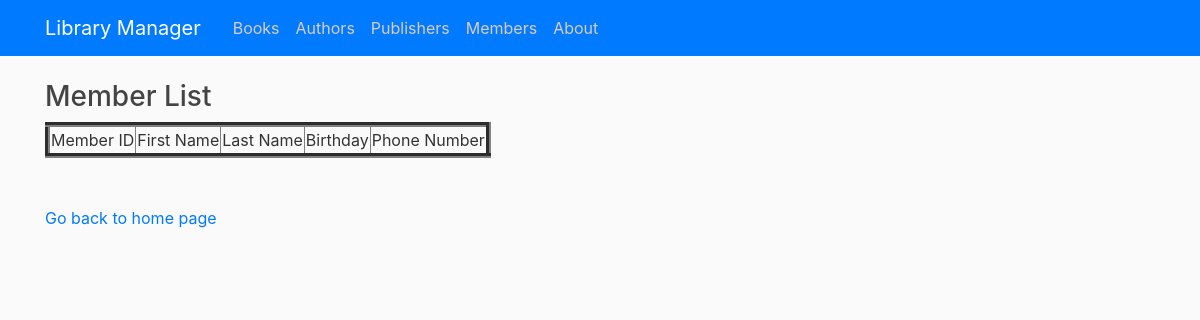
Page /viewmember on the earlier database version.
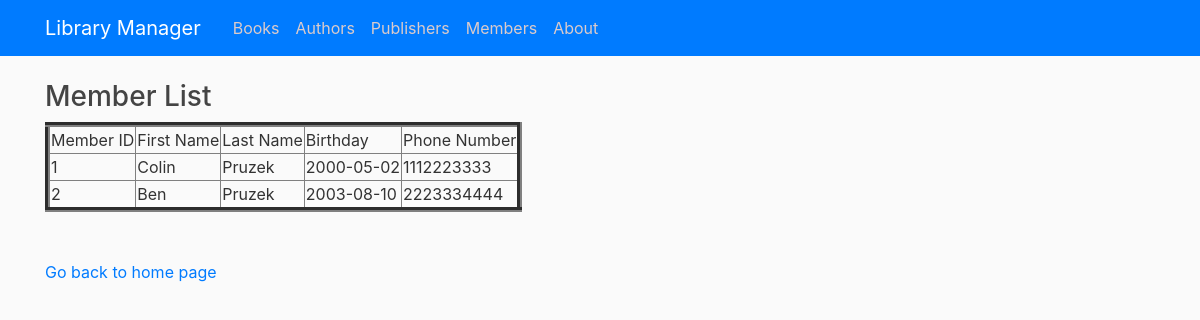
Same page on the later database version.
### tables this page shows
CREATE TABLE Member (memberId INTEGER PRIMARY KEY AUTOINCREMENT, firstName TEXT NOT NULL, lastName TEXT NOT NULL,     birthday DATE NOT NULL, phoneNumber VARCHAR(15) NOT NULL);

### library/routes.py (the view)
@app.route("/viewmember")
def viewMember():
    con = sqlite3.connect("book.db")
    con.row_factory = sqlite3.Row
    cur = con.cursor()
    cur.execute("select * from Member")
    rows = cur.fetchall()
    return render_template("view_members.html",rows = rows)

### library/templates/view_members.html (shortened to what this page needs)
{% extends "layout.html" %}
{% block content %}
<!DOCTYPE html>
<html>
<head>
</head>
<body>
    <h3>Member List</h3>
    <table border=5>
        <thead>
            <td>Member ID</td>
            <td>First Name</td>
            <td>Last Name</td>
            <td>Birthday</td>
            <td>Phone Number</td>
        </thead>
        {% for row in rows %}
        <tr>
            <td>{{row["memberId"]}}</td>
            <td>{{row["firstName"]}}</td>
            <td>{{row["lastName"]}}</td>
            <td>{{row["birthday"]}}</td>
            <td>{{row["phoneNumber"]}}</td>
        </tr>
        {% endfor %}
    </table>
    <br><br>
    <a href="/">Go back to home page</a>
</body>
</html>
{% endblock content %}

Differences in the rows shown:
added Member: memberId "1", firstName "Colin", lastName "Pruzek", birthday "2000-05-02", phoneNumber "1112223333"
added Member: memberId "2", firstName "Ben", lastName "Pruzek", birthday "2003-08-10", phoneNumber "2223334444"
